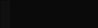
   <widget class="QWidget" name="proizvoditel">
    <property name="geometry">
     <rect>
      <x>0</x>
      <y>0</y>
      <width>98</width>
      <height>28</height>
     </rect>
    </property>
    <attribute name="icon">
     <iconset>
      <normaloff>../../images/down-arrow.png</normaloff>
      <activeoff>../../images/up-arrow.png</activeoff>../../images/down-arrow.png</iconset>
    </attribute>
    <attribute name="label">
     <string>Производитель процессора</string>
    </attribute>
    <widget class="QFrame" name="frameProizv">
     <property name="geometry">
      <rect>
       <x>0</x>
       <y>0</y>
       <width>311</width>
       <height>191</height>
      </rect>
     </property>
     <property name="styleSheet">
      <string notr="true">QFrame{
	background-color: #101010;
}
</string>
     </property>
     <property name="frameShape">
      <enum>QFrame::StyledPanel</enum>
     </property>
     <property name="frameShadow">
      <enum>QFrame::Raised</enum>
     </property>
     <widget class="QTableWidget" name="tableProizv">
      <property name="enabled">
       <bool>true</bool>
      </property>
      <property name="geometry">
       <rect>
        <x>10</x>
        <y>0</y>
        <width>291</width>
        <height>161</height>
       </rect>
      </property>
      <property name="font">
       <font>
        <family>Montserrat Medium</family>
        <stylestrategy>PreferAntialias</stylestrategy>
       </font>
      </property>
      <property name="mouseTracking">
       <bool>true</bool>
      </property>
      <property name="focusPolicy">
       <enum>Qt::NoFocus</enum>
      </property>
      <property name="autoFillBackground">
       <bool>false</bool>
      </property>
      <property name="styleSheet">
       <string notr="true">QHeaderView
{	
	background: rgb(30, 30, 30);
	color: #dddddd;
	border: 0px;
	font-size: 14px;
	min-width: 100px;	
	min-height: 30px;
}

QHeaderView::section{
	background: rgb(30, 30, 30);
	min-width: 10px;	
	min-height: 25px;
	border: 0px solid;
	border-right: 1px solid rgb(50,50,50); 
	color: #dddddd;
	font-size: 12px;
}

QHeaderView::section:hover {
   color: white;
	background-color: rgb(80,80,80);
}

QHeaderView::section{
    color: white;
	selection-background-color:#ffc0cb;
}

QTableWidget QTableCornerButton::section
{
	background: rgb(30, 30, 30);
	border-style: solid;
	border-width: 1px;
}

QTableWidget::item
{
	background: rgb(10, 10, 10);
 	border-bottom: 1px solid rgb(60,60,60); 
	border-right: 0px;
	border-left: 0px;
	border-top:0px;
}

QTableView
{
	background: rgb(10, 10, 10);
	color: #dddddd;
	border-top: 0px;
	border-right: 0px;
	border-left: 0px;
	border-bottom: 0px;
}

QTableWidget::item:hover {
    color: white;
	border-bottom: 1px solid rgb(180,180,180);
}      

QTableWidget::item:selected
{
 	color: white;
	border-bottom: 1px solid rgb(180,180,180);
}

QScrollBar:vertical {
	border: none;
    background-color: #151515;
    width: 8px;
    margin: 15px 0 15px 0;
	border-radius: 0px;
 }

/*  HANDLE BAR VERTICAL */
QScrollBar::handle:vertical {	
	background-color: #151515;
	min-height: 30px;
	border-radius: 0px;
	border: 1px solid;
	border-right: 0px;
	border-color: rgb(60,60,60);
}
QScrollBar::handle:vertical:hover{	
	background-color:  rgb(50,50,50);
	border-color: rgb(60,60,60);
}
QScrollBar::handle:vertical:pressed {	
	background-color: rgb(120, 0, 2);
}

/* BTN TOP - SCROLLBAR */
QScrollBar::sub-line:vertical {
	background-color: #151515;
	height: 15px;
	subcontrol-position: top;
	subcontrol-origin: margin;
	border: 0px;
	border-bottom: 1px solid rgb(180, 0, 0);
}
QScrollBar::sub-line:vertical:hover {	
	background-color: #575757;
	border-color: #242424;
}
QScrollBar::sub-line:vertical:pressed {	
	background-color: rgb(120, 0, 2);
}

/* BTN BOTTOM - SCROLLBAR */
QScrollBar::add-line:vertical {
	background-color: #151515;
	height: 15px;
	subcontrol-position: bottom;
	subcontrol-origin: margin;
	border: 1px solid;
	border-color: rgb(60,60,60);
	border: 1px solid;
	border-top:1px solid rgb(180, 0, 0);
	border-right: 0px;
	border-bottom: 0px;
}
QScrollBar::add-line:vertical:hover {	
	background-color: #575757;
	border-color: #242424;
}
QScrollBar::add-line:vertical:pressed {	
	background-color: rgb(120, 0, 2);
}
/* RESET ARROW */
QScrollBar::up-arrow:vertical, QScrollBar::down-arrow:vertical {
	background: none;
}

QScrollBar::add-page:vertical, QScrollBar::sub-page:vertical {
	background: none;
}</string>
      </property>
      <property name="editTriggers">
       <set>QAbstractItemView::AnyKeyPressed|QAbstractItemView::EditKeyPressed|QAbstractItemView::SelectedClicked</set>
      </property>
      <property name="selectionMode">
       <enum>QAbstractItemView::MultiSelection</enum>
      </property>
      <property name="selectionBehavior">
       <enum>QAbstractItemView::SelectRows</enum>
      </property>
      <property name="showGrid">
       <bool>false</bool>
      </property>
      <property name="gridStyle">
       <enum>Qt::SolidLine</enum>
      </property>
      <property name="sortingEnabled">
       <bool>true</bool>
      </property>
      <attribute name="horizontalHeaderVisible">
       <bool>false</bool>
      </attribute>
      <attribute name="horizontalHeaderCascadingSectionResizes">
       <bool>true</bool>
      </attribute>
      <attribute name="horizontalHeaderDefaultSectionSize">
       <number>120</number>
      </attribute>
      <attribute name="horizontalHeaderHighlightSections">
       <bool>false</bool>
      </attribute>
      <attribute name="horizontalHeaderMinimumSectionSize">
       <number>15</number>
      </attribute>
      <attribute name="horizontalHeaderShowSortIndicator" stdset="0">
       <bool>true</bool>
      </attribute>
      <attribute name="horizontalHeaderStretchLastSection">
       <bool>false</bool>
      </attribute>
      <attribute name="verticalHeaderVisible">
       <bool>false</bool>
      </attribute>
      <attribute name="verticalHeaderCascadingSectionResizes">
       <bool>false</bool>
      </attribute>
      <attribute name="verticalHeaderMinimumSectionSize">
       <number>10</number>
      </attribute>
      <column>
       <property name="text">
        <string>Выбор</string>
       </property>
      </column>
      <column>
       <property name="text">
        <string>Название</string>
       </property>
      </column>
     </widget>
     <widget class="QPushButton" name="btnResetProizv">
      <property name="geometry">
       <rect>
        <x>220</x>
        <y>160</y>
        <width>61</width>
        <height>21</height>
       </rect>
      </property>
      <property name="font">
       <font>
        <family>Montserrat Medium</family>
        <pointsize>9</pointsize>
       </font>
      </property>
      <property name="styleSheet">
       <string notr="true">QPushButton
{
	background-color: rgb(10, 10, 10);
	color:  rgb(200,200, 200);
	border: 0px;
	border-bottom: 1px dotted rgb(200, 200, 200);
}

QPushButton::hover
{
	color: red;
	border-bottom: 1px dotted red;
}
</string>
      </property>
      <property name="text">
       <string>Сбросить</string>
      </property>
     </widget>
    </widget>
   </widget>
